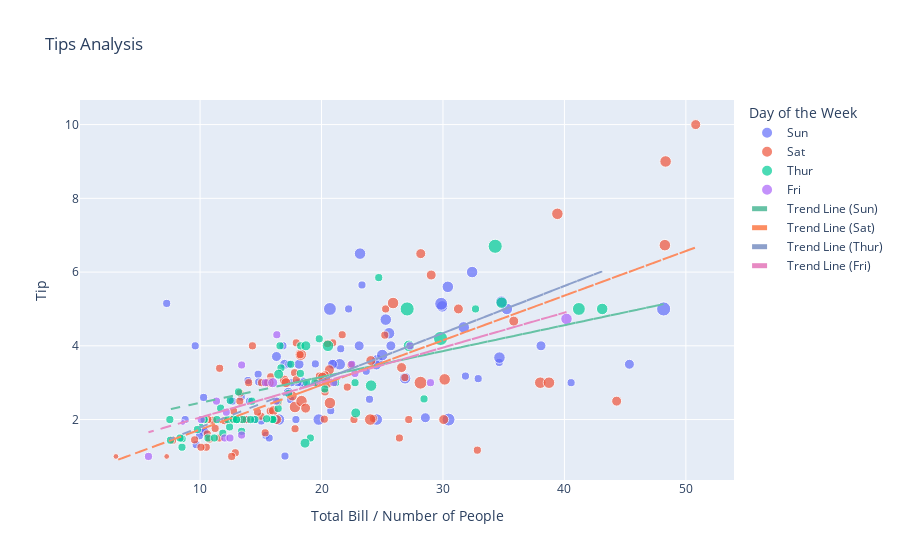

The notebook cell saved with this chart:
### Markdown cell above
**Q2: Tips analysis based on total bill, number of people, and day of the week**

### Code cell
# Create scatter plot
fig = px.scatter(data, x='total_bill', y='tip', color='day', size='size', hover_data=['day'], 
                 title='Tips Analysis', size_max=10, opacity=0.7)

# Calculate trend lines for each day
trend_lines = {}
for day in data['day'].unique():
    day_data = data[data['day'] == day]
    x = day_data['total_bill'].values.reshape(-1, 1)
    y = day_data['tip'].values.reshape(-1, 1)
    model = LinearRegression().fit(x, y)
    trend_lines[day] = model.predict(x)

# Add trend lines to the plot
for day, color in zip(data['day'].unique(), px.colors.qualitative.Set2):
    fig.add_scatter(x=data[data['day'] == day]['total_bill'], y=trend_lines[day].flatten(), mode='lines', 
                    line=dict(color=color, dash='dash'), name=f'Trend Line ({day})')

# Update layout
fig.update_layout(xaxis_title='Total Bill / Number of People', yaxis_title='Tip', legend_title='Day of the Week')

# Show the plot
fig.show()

### Figure 1 — Plotly figure (JSON) as saved in the notebook; plotly's stock layout.template omitted (floating-point values rounded to 4 significant figures)
{"data": [{"customdata": [["Sun"], ["Sun"], ["Sun"], ["Sun"], ["Sun"], ["Sun"], ["Sun"], ["Sun"], ["Sun"], ["Sun"], ["Sun"], ["Sun"], ["Sun"], ["Sun"], ["Sun"], ["Sun"], ["Sun"], ["Sun"], ["Sun"], ["Sun"], ["Sun"], ["Sun"], ["Sun"], ["Sun"], ["Sun"], ["Sun"], ["Sun"], ["Sun"], ["Sun"], ["Sun"], ["Sun"], ["Sun"], ["Sun"], ["Sun"], ["Sun"], ["Sun"], ["Sun"], ["Sun"], ["Sun"], ["Sun"], ["Sun"], ["Sun"], ["Sun"], ["Sun"], ["Sun"], ["Sun"], ["Sun"], ["Sun"], ["Sun"], ["Sun"], ["Sun"], ["Sun"], ["Sun"], ["Sun"], ["Sun"], ["Sun"], ["Sun"], ["Sun"], ["Sun"], ["Sun"], ["Sun"], ["Sun"], ["Sun"], ["Sun"], ["Sun"], ["Sun"], ["Sun"], ["Sun"], ["Sun"], ["Sun"], ["Sun"], ["Sun"], ["Sun"], ["Sun"], ["Sun"], ["Sun"]], "hovertemplate": "day=%{customdata[0]}<br>total_bill=%{x}<br>tip=%{y}<br>size=%{marker.size}<extra></extra>", "legendgroup": "Sun", "marker": {"color": "#636efa", "opacity": 0.7, "size": [2, 3, 3, 2, 4, 4, 2, 4, 2, 2, 2, 4, 2, 4, 2, 2, 3, 3, 3, 2, 2, 2, 4, 2, 2, 4, 3, 2, 2, 2, 4, 2, 4, 2, 3, 2, 3, 2, 4, 2, 2, 3, 4, 4, 5, 6, 4, 2, 4, 4, 2, 3, 2, 2, 3, 2, 4, 2, 2, 2, 2, 2, 2, 2, 2, 4, 2, 3, 4, 2, 5, 3, 5, 3, 3, 2], "sizemode": "area", "sizeref": 0.06, "symbol": "circle"}, "mode": "markers", "name": "Sun", "orientation": "v", "showlegend": true, "type": "scatter", "x": [16.99, 10.34, 21.01, 23.68, 24.59, 25.29, 8.77, 26.88, 15.04, 14.78, 10.27, 35.26, 15.42, 18.43, 14.83, 21.58, 10.33, 16.29, 16.97, 17.46, 13.94, 9.68, 30.4, 18.29, 22.23, 32.4, 28.55, 18.04, 12.54, 10.29, 34.81, 9.94, 25.56, 19.49, 38.07, 23.95, 25.71, 17.31, 29.93, 14.07, 13.13, 17.26, 24.55, 19.77, 29.85, 48.17, 25, 13.39, 16.49, 21.5, 12.66, 16.21, 13.81, 17.51, 24.52, 20.76, 31.71, 7.25, 31.85, 16.82, 32.9, 17.89, 14.48, 9.6, 34.63, 34.65, 23.33, 45.35, 23.17, 40.55, 20.69, 20.9, 30.46, 18.15, 23.1, 15.69], "xaxis": "x", "y": [1.01, 1.66, 3.5, 3.31, 3.61, 4.71, 2, 3.12, 1.96, 3.23, 1.71, 5, 1.57, 3, 3.02, 3.92, 1.67, 3.71, 3.5, 2.54, 3.06, 1.32, 5.6, 3, 5, 6, 2.05, 3, 2.5, 2.6, 5.2, 1.56, 4.34, 3.51, 4, 2.55, 4, 3.5, 5.07, 2.5, 2, 2.74, 2, 2, 5.14, 5, 3.75, 2.61, 2, 3.5, 2.5, 2, 2, 3, 3.48, 2.24, 4.5, 5.15, 3.18, 4, 3.11, 2, 2, 4, 3.55, 3.68, 5.65, 3.5, 6.5, 3, 5, 3.5, 2, 3.5, 4, 1.5], "yaxis": "y"}, {"customdata": [["Sat"], ["Sat"], ["Sat"], ["Sat"], ["Sat"], ["Sat"], ["Sat"], ["Sat"], ["Sat"], ["Sat"], ["Sat"], ["Sat"], ["Sat"], ["Sat"], ["Sat"], ["Sat"], ["Sat"], ["Sat"], ["Sat"], ["Sat"], ["Sat"], ["Sat"], ["Sat"], ["Sat"], ["Sat"], ["Sat"], ["Sat"], ["Sat"], ["Sat"], ["Sat"], ["Sat"], ["Sat"], ["Sat"], ["Sat"], ["Sat"], ["Sat"], ["Sat"], ["Sat"], ["Sat"], ["Sat"], ["Sat"], ["Sat"], ["Sat"], ["Sat"], ["Sat"], ["Sat"], ["Sat"], ["Sat"], ["Sat"], ["Sat"], ["Sat"], ["Sat"], ["Sat"], ["Sat"], ["Sat"], ["Sat"], ["Sat"], ["Sat"], ["Sat"], ["Sat"], ["Sat"], ["Sat"], ["Sat"], ["Sat"], ["Sat"], ["Sat"], ["Sat"], ["Sat"], ["Sat"], ["Sat"], ["Sat"], ["Sat"], ["Sat"], ["Sat"], ["Sat"], ["Sat"], ["Sat"], ["Sat"], ["Sat"], ["Sat"], ["Sat"], ["Sat"], ["Sat"], ["Sat"], ["Sat"], ["Sat"], ["Sat"]], "hovertemplate": "day=%{customdata[0]}<br>total_bill=%{x}<br>tip=%{y}<br>size=%{marker.size}<extra></extra>", "legendgroup": "Sat", "marker": {"color": "#EF553B", "opacity": 0.7, "size": [3, 2, 2, 2, 4, 2, 4, 2, 2, 2, 2, 2, 4, 2, 4, 2, 3, 3, 3, 3, 3, 3, 4, 2, 2, 4, 2, 2, 2, 4, 3, 3, 2, 1, 2, 2, 2, 3, 2, 2, 2, 2, 2, 3, 2, 2, 2, 2, 2, 2, 2, 2, 1, 2, 2, 3, 2, 3, 4, 2, 2, 3, 4, 4, 2, 3, 2, 5, 2, 2, 4, 4, 2, 2, 4, 3, 2, 2, 2, 2, 2, 2, 3, 3, 2, 2, 2], "sizemode": "area", "sizeref": 0.06, "symbol": "circle"}, "mode": "markers", "name": "Sat", "orientation": "v", "showlegend": true, "type": "scatter", "x": [20.65, 17.92, 20.29, 15.77, 39.42, 19.82, 17.81, 13.37, 12.69, 21.7, 19.65, 9.55, 18.35, 15.06, 20.69, 17.78, 24.06, 16.31, 16.93, 18.69, 31.27, 16.04, 38.01, 26.41, 11.24, 48.27, 20.29, 13.81, 11.02, 18.29, 17.59, 20.08, 16.45, 3.07, 20.23, 15.01, 12.02, 17.07, 26.86, 25.28, 14.73, 10.51, 17.92, 44.3, 22.42, 20.92, 15.36, 20.49, 25.21, 18.24, 14.31, 14, 7.25, 10.59, 10.63, 50.81, 15.81, 26.59, 38.73, 24.27, 12.76, 30.06, 25.89, 48.33, 13.27, 28.17, 12.9, 28.15, 11.59, 7.74, 30.14, 20.45, 13.28, 22.12, 24.01, 15.69, 11.61, 10.77, 15.53, 10.07, 12.6, 32.83, 35.83, 29.03, 27.18, 22.67, 17.82], "xaxis": "x", "y": [3.35, 4.08, 2.75, 2.23, 7.58, 3.18, 2.34, 2, 2, 4.3, 3, 1.45, 2.5, 3, 2.45, 3.27, 3.6, 2, 3.07, 2.31, 5, 2.24, 3, 1.5, 1.76, 6.73, 3.21, 2, 1.98, 3.76, 2.64, 3.15, 2.47, 1, 2.01, 2.09, 1.97, 3, 3.14, 5, 2.2, 1.25, 3.08, 2.5, 3.48, 4.08, 1.64, 4.06, 4.29, 3.76, 4, 3, 1, 1.61, 2, 10, 3.16, 3.41, 3, 2.03, 2.23, 2, 5.16, 9, 2.5, 6.5, 1.1, 3, 1.5, 1.44, 3.09, 3, 2.72, 2.88, 2, 3, 3.39, 1.47, 3, 1.25, 1, 1.17, 4.67, 5.92, 2, 2, 1.75], "yaxis": "y"}, {"customdata": [["Thur"], ["Thur"], ["Thur"], ["Thur"], ["Thur"], ["Thur"], ["Thur"], ["Thur"], ["Thur"], ["Thur"], ["Thur"], ["Thur"], ["Thur"], ["Thur"], ["Thur"], ["Thur"], ["Thur"], ["Thur"], ["Thur"], ["Thur"], ["Thur"], ["Thur"], ["Thur"], ["Thur"], ["Thur"], ["Thur"], ["Thur"], ["Thur"], ["Thur"], ["Thur"], ["Thur"], ["Thur"], ["Thur"], ["Thur"], ["Thur"], ["Thur"], ["Thur"], ["Thur"], ["Thur"], ["Thur"], ["Thur"], ["Thur"], ["Thur"], ["Thur"], ["Thur"], ["Thur"], ["Thur"], ["Thur"], ["Thur"], ["Thur"], ["Thur"], ["Thur"], ["Thur"], ["Thur"], ["Thur"], ["Thur"], ["Thur"], ["Thur"], ["Thur"], ["Thur"], ["Thur"], ["Thur"]], "hovertemplate": "day=%{customdata[0]}<br>total_bill=%{x}<br>tip=%{y}<br>size=%{marker.size}<extra></extra>", "legendgroup": "Thur", "marker": {"color": "#00cc96", "opacity": 0.7, "size": [4, 2, 2, 2, 2, 1, 2, 2, 4, 2, 2, 2, 2, 2, 2, 4, 2, 2, 2, 2, 2, 6, 2, 2, 2, 3, 2, 2, 2, 2, 2, 2, 2, 2, 2, 2, 2, 6, 5, 6, 2, 2, 3, 2, 2, 2, 2, 2, 2, 2, 2, 2, 4, 2, 2, 3, 2, 2, 2, 4, 3, 2], "sizemode": "area", "sizeref": 0.06, "symbol": "circle"}, "mode": "markers", "name": "Thur", "orientation": "v", "showlegend": true, "type": "scatter", "x": [27.2, 22.76, 17.29, 19.44, 16.66, 10.07, 32.68, 15.98, 34.83, 13.03, 18.28, 24.71, 21.16, 10.65, 12.43, 24.08, 11.69, 13.42, 14.26, 15.95, 12.48, 29.8, 8.52, 14.52, 11.38, 22.82, 19.08, 20.27, 11.17, 12.26, 18.26, 8.51, 10.33, 14.15, 16, 13.16, 17.47, 34.3, 41.19, 27.05, 16.43, 8.35, 18.64, 11.87, 9.78, 7.51, 19.81, 28.44, 15.48, 16.58, 7.56, 10.34, 43.11, 13, 13.51, 18.71, 12.74, 13, 16.4, 20.53, 16.47, 18.78], "xaxis": "x", "y": [4, 3, 2.71, 3, 3.4, 1.83, 5, 2.03, 5.17, 2, 4, 5.85, 3, 1.5, 1.8, 2.92, 2.31, 1.68, 2.5, 2, 2.52, 4.2, 1.48, 2, 2, 2.18, 1.5, 2.83, 1.5, 2, 3.25, 1.25, 2, 2, 2, 2.75, 3.5, 6.7, 5, 5, 2.3, 1.5, 1.36, 1.63, 1.73, 2, 4.19, 2.56, 2.02, 4, 1.44, 2, 5, 2, 2, 4, 2.01, 2, 2.5, 4, 3.23, 3], "yaxis": "y"}, {"customdata": [["Fri"], ["Fri"], ["Fri"], ["Fri"], ["Fri"], ["Fri"], ["Fri"], ["Fri"], ["Fri"], ["Fri"], ["Fri"], ["Fri"], ["Fri"], ["Fri"], ["Fri"], ["Fri"], ["Fri"], ["Fri"], ["Fri"]], "hovertemplate": "day=%{customdata[0]}<br>total_bill=%{x}<br>tip=%{y}<br>size=%{marker.size}<extra></extra>", "legendgroup": "Fri", "marker": {"color": "#ab63fa", "opacity": 0.7, "size": [2, 2, 2, 2, 2, 4, 2, 2, 2, 2, 2, 2, 2, 2, 1, 3, 2, 2, 2], "sizemode": "area", "sizeref": 0.06, "symbol": "circle"}, "mode": "markers", "name": "Fri", "orientation": "v", "showlegend": true, "type": "scatter", "x": [28.97, 22.49, 5.75, 16.32, 22.75, 40.17, 27.28, 12.03, 21.01, 12.46, 11.35, 15.38, 12.16, 13.42, 8.58, 15.98, 13.42, 16.27, 10.09], "xaxis": "x", "y": [3, 3.5, 1, 4.3, 3.25, 4.73, 4, 1.5, 3, 1.5, 2.5, 3, 2.2, 3.48, 1.92, 3, 1.58, 2.5, 2], "yaxis": "y"}, {"line": {"color": "rgb(102,194,165)", "dash": "dash"}, "mode": "lines", "name": "Trend Line (Sun)", "type": "scatter", "x": [16.99, 10.34, 21.01, 23.68, 24.59, 25.29, 8.77, 26.88, 15.04, 14.78, 10.27, 35.26, 15.42, 18.43, 14.83, 21.58, 10.33, 16.29, 16.97, 17.46, 13.94, 9.68, 30.4, 18.29, 22.23, 32.4, 28.55, 18.04, 12.54, 10.29, 34.81, 9.94, 25.56, 19.49, 38.07, 23.95, 25.71, 17.31, 29.93, 14.07, 13.13, 17.26, 24.55, 19.77, 29.85, 48.17, 25, 13.39, 16.49, 21.5, 12.66, 16.21, 13.81, 17.51, 24.52, 20.76, 31.71, 7.25, 31.85, 16.82, 32.9, 17.89, 14.48, 9.6, 34.63, 34.65, 23.33, 45.35, 23.17, 40.55, 20.69, 20.9, 30.46, 18.15, 23.1, 15.69], "y": [2.945, 2.479, 3.227, 3.414, 3.478, 3.527, 2.368, 3.639, 2.808, 2.79, 2.474, 4.227, 2.835, 3.046, 2.794, 3.267, 2.478, 2.896, 2.944, 2.978, 2.731, 2.432, 3.886, 3.036, 3.313, 4.026, 3.756, 3.019, 2.633, 2.475, 4.195, 2.45, 3.546, 3.12, 4.424, 3.433, 3.557, 2.968, 3.853, 2.74, 2.674, 2.964, 3.475, 3.14, 3.847, 5.132, 3.507, 2.693, 2.91, 3.261, 2.641, 2.89, 2.722, 2.982, 3.473, 3.21, 3.978, 2.262, 3.988, 2.933, 4.061, 3.008, 2.769, 2.427, 4.183, 4.184, 3.39, 4.935, 3.379, 4.598, 3.205, 3.219, 3.89, 3.026, 3.374, 2.854]}, {"line": {"color": "rgb(252,141,98)", "dash": "dash"}, "mode": "lines", "name": "Trend Line (Sat)", "type": "scatter", "x": [20.65, 17.92, 20.29, 15.77, 39.42, 19.82, 17.81, 13.37, 12.69, 21.7, 19.65, 9.55, 18.35, 15.06, 20.69, 17.78, 24.06, 16.31, 16.93, 18.69, 31.27, 16.04, 38.01, 26.41, 11.24, 48.27, 20.29, 13.81, 11.02, 18.29, 17.59, 20.08, 16.45, 3.07, 20.23, 15.01, 12.02, 17.07, 26.86, 25.28, 14.73, 10.51, 17.92, 44.3, 22.42, 20.92, 15.36, 20.49, 25.21, 18.24, 14.31, 14, 7.25, 10.59, 10.63, 50.81, 15.81, 26.59, 38.73, 24.27, 12.76, 30.06, 25.89, 48.33, 13.27, 28.17, 12.9, 28.15, 11.59, 7.74, 30.14, 20.45, 13.28, 22.12, 24.01, 15.69, 11.61, 10.77, 15.53, 10.07, 12.6, 32.83, 35.83, 29.03, 27.18, 22.67, 17.82], "y": [3.018, 2.688, 2.975, 2.428, 5.291, 2.918, 2.675, 2.137, 2.055, 3.145, 2.897, 1.675, 2.74, 2.342, 3.023, 2.671, 3.431, 2.493, 2.568, 2.781, 4.304, 2.46, 5.12, 3.716, 1.879, 6.362, 2.975, 2.19, 1.853, 2.733, 2.648, 2.949, 2.51, 0.8902, 2.968, 2.336, 1.974, 2.585, 3.77, 3.579, 2.302, 1.791, 2.688, 5.881, 3.233, 3.051, 2.378, 2.999, 3.57, 2.727, 2.251, 2.213, 1.396, 1.801, 1.805, 6.669, 2.432, 3.737, 5.207, 3.457, 2.063, 4.157, 3.653, 6.369, 2.125, 3.929, 2.08, 3.926, 1.922, 1.456, 4.167, 2.994, 2.126, 3.196, 3.425, 2.418, 1.924, 1.822, 2.399, 1.738, 2.044, 4.493, 4.856, 4.033, 3.809, 3.263, 2.676]}, {"line": {"color": "rgb(141,160,203)", "dash": "dash"}, "mode": "lines", "name": "Trend Line (Thur)", "type": "scatter", "x": [27.2, 22.76, 17.29, 19.44, 16.66, 10.07, 32.68, 15.98, 34.83, 13.03, 18.28, 24.71, 21.16, 10.65, 12.43, 24.08, 11.69, 13.42, 14.26, 15.95, 12.48, 29.8, 8.52, 14.52, 11.38, 22.82, 19.08, 20.27, 11.17, 12.26, 18.26, 8.51, 10.33, 14.15, 16, 13.16, 17.47, 34.3, 41.19, 27.05, 16.43, 8.35, 18.64, 11.87, 9.78, 7.51, 19.81, 28.44, 15.48, 16.58, 7.56, 10.34, 43.11, 13, 13.51, 18.71, 12.74, 13, 16.4, 20.53, 16.47, 18.78], "y": [3.987, 3.42, 2.721, 2.996, 2.641, 1.799, 4.688, 2.554, 4.962, 2.177, 2.848, 3.669, 3.216, 1.873, 2.1, 3.589, 2.006, 2.227, 2.334, 2.55, 2.107, 4.32, 1.601, 2.367, 1.966, 3.428, 2.95, 3.102, 1.939, 2.079, 2.845, 1.6, 1.832, 2.32, 2.556, 2.194, 2.744, 4.895, 5.775, 3.968, 2.611, 1.579, 2.894, 2.029, 1.762, 1.472, 3.043, 4.146, 2.49, 2.631, 1.478, 1.833, 6.02, 2.173, 2.238, 2.903, 2.14, 2.173, 2.608, 3.135, 2.617, 2.912]}, {"line": {"color": "rgb(231,138,195)", "dash": "dash"}, "mode": "lines", "name": "Trend Line (Fri)", "type": "scatter", "x": [28.97, 22.49, 5.75, 16.32, 22.75, 40.17, 27.28, 12.03, 21.01, 12.46, 11.35, 15.38, 12.16, 13.42, 8.58, 15.98, 13.42, 16.27, 10.09], "y": [3.855, 3.241, 1.654, 2.656, 3.265, 4.917, 3.695, 2.249, 3.1, 2.29, 2.185, 2.567, 2.262, 2.381, 1.922, 2.624, 2.381, 2.651, 2.065]}], "layout": {"legend": {"itemsizing": "constant", "title": {"text": "Day of the Week"}, "tracegroupgap": 0}, "title": {"text": "Tips Analysis"}, "xaxis": {"anchor": "y", "domain": [0, 1], "title": {"text": "Total Bill / Number of People"}}, "yaxis": {"anchor": "x", "domain": [0, 1], "title": {"text": "Tip"}}}}
